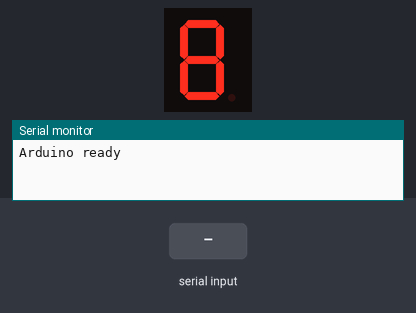
A sketch run on a simulated Arduino Uno, built with avr-gcc and run on an emulated ATmega328P. On the bench: 1-digit seven-segment display, the last lines printed to the serial monitor. Wiring (inferred from the names in the program): 1-digit 7-segment display, segments lit when LOW: segments pin 2, pin 3, pin 4, pin 5, pin 6, pin 7, pin 8. Inputs (shaded band) come from the test bench. The segment pins are drawn as the display they are named for.

Above: at 1.2 s.
1.3 s: "NUMBER:\n" received over Serial
At 2.3 s:
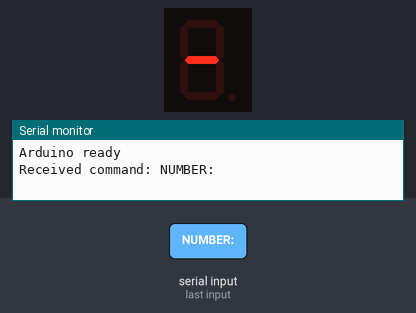
2.8 s: "90,45\n" received over Serial
At 3.4 s:
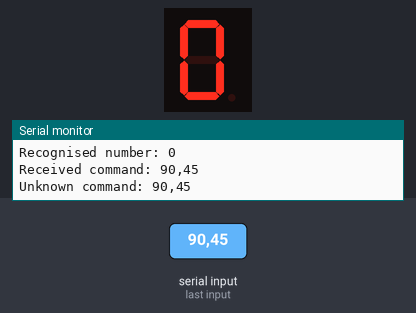
4.3 s: "NUMBER:90\n" received over Serial
At 4.7 s:
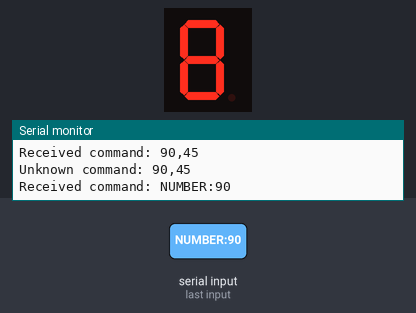
5.8 s: "30,150\n" received over Serial
At 6.9 s:
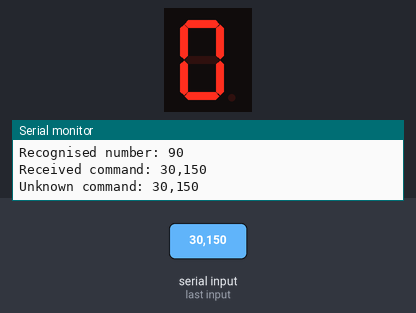
Timing chart, 0 to 8.3 s (numbered marks = the images above; inputs shaded):
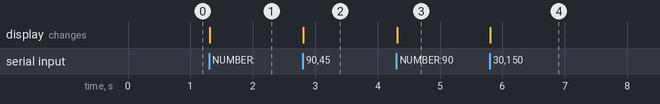

The sketch:

number_series.ino
```cpp
const int segmentPins[] = {
  2, // a
  3, // b
  4, // c
  5, // d
  6, // e
  7, // f
  8  // g
};

// 每一行表示一个数字
// 顺序是：a, b, c, d, e, f, g
const byte digits[10][7] = {
  {1, 1, 1, 1, 1, 1, 0}, // 0
  {0, 1, 1, 0, 0, 0, 0}, // 1
  {1, 1, 0, 1, 1, 0, 1}, // 2
  {1, 1, 1, 1, 0, 0, 1}, // 3
  {0, 1, 1, 0, 0, 1, 1}, // 4
  {1, 0, 1, 1, 0, 1, 1}, // 5
  {1, 0, 1, 1, 1, 1, 1}, // 6
  {1, 1, 1, 0, 0, 0, 0}, // 7
  {1, 1, 1, 1, 1, 1, 1}, // 8
  {1, 1, 1, 1, 0, 1, 1}  // 9
};

void setup() {
  Serial.begin(9600);

  for (int i = 0; i < 7; i++) {
    pinMode(segmentPins[i], OUTPUT);
  }

  Serial.println("Arduino ready");
}

void loop() {
  if(Serial.available() > 0) {
    String command = Serial.readStringUntil('\n');
    command.trim();

    Serial.print("Received command: ");
    Serial.println(command);

    if (command.startsWith("NUMBER:")) {
      int digit = command.substring(7).toInt();

      displayDigit(digit);
      delay(1000);

      Serial.print("Recognised number: ");
      Serial.println(digit);
    } else {
      showPlaceholder();
      Serial.print("Unknown command: ");
      Serial.println(command);
    }
  }
}

void showPlaceholder() {
  clearDisplay();
  digitalWrite(8, HIGH);
}

void displayDigit(int digit) {
  clearDisplay();

  for (int segment = 0; segment < 7; segment++) {
    digitalWrite(segmentPins[segment], digits[digit][segment] ? HIGH : LOW);
  }
}

void clearDisplay() {
  for (int i = 0; i < 7; i++) {
    digitalWrite(segmentPins[i], LOW);
  }
}
```

Measured:
- after the input at 1.3 s, the display: changes at once (image 1)
- after the input at 2.8 s, the display: changes at once (image 2)
- after the input at 4.3 s, the display: changes at once (image 3)
- after the input at 5.8 s, the display: changes at once (image 4)
